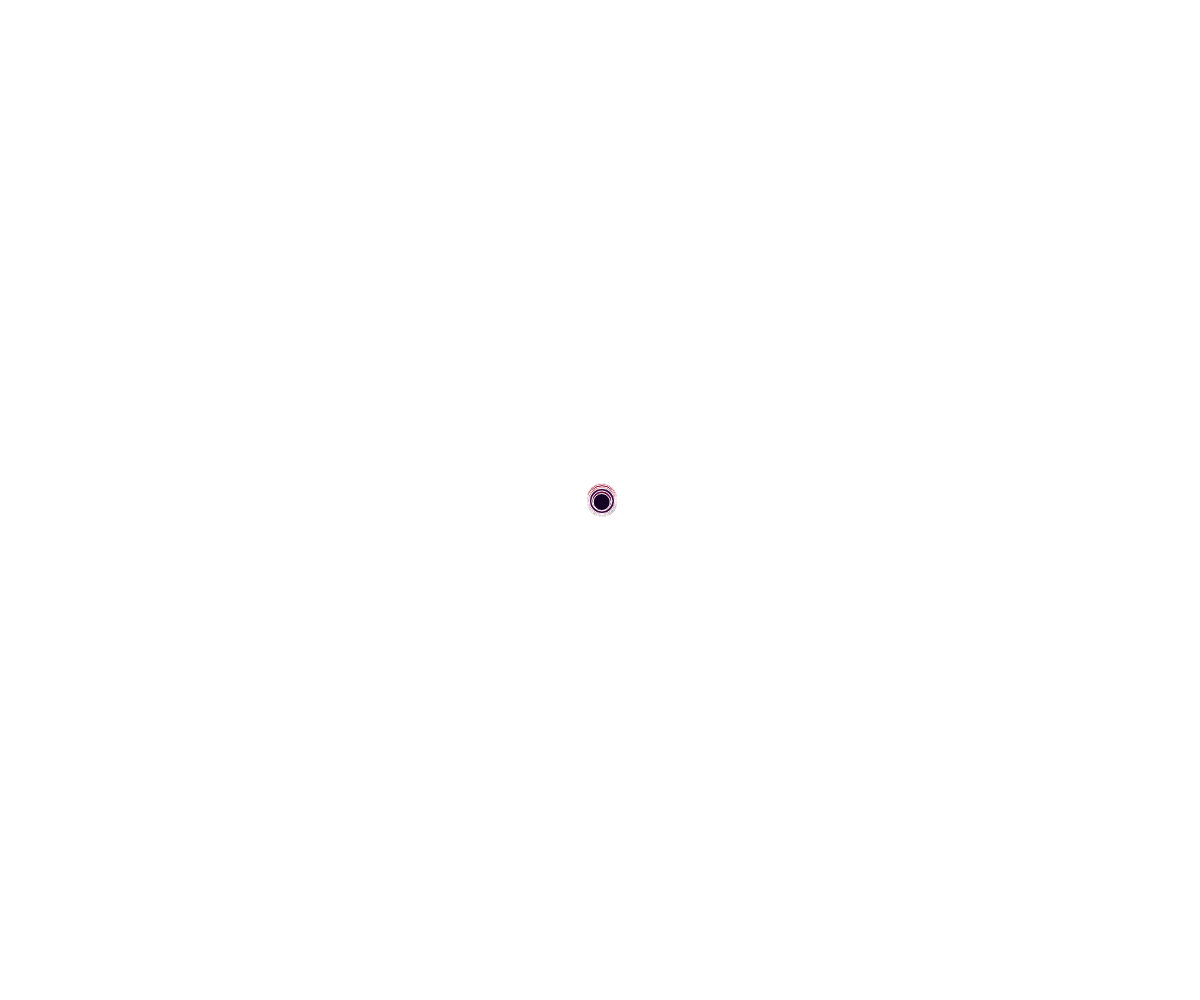
Frame 1 (no input)
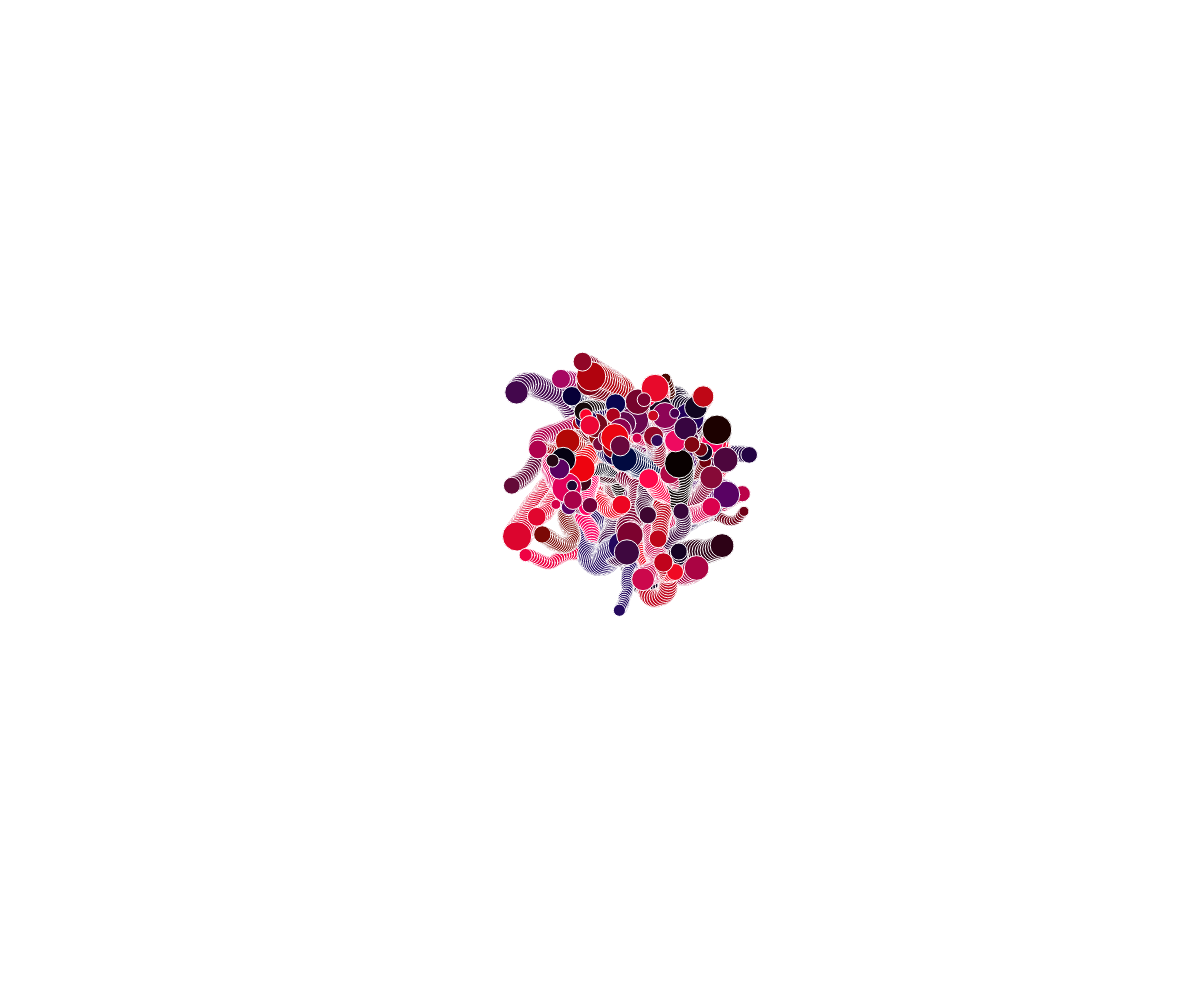
Frame 60 (no input)
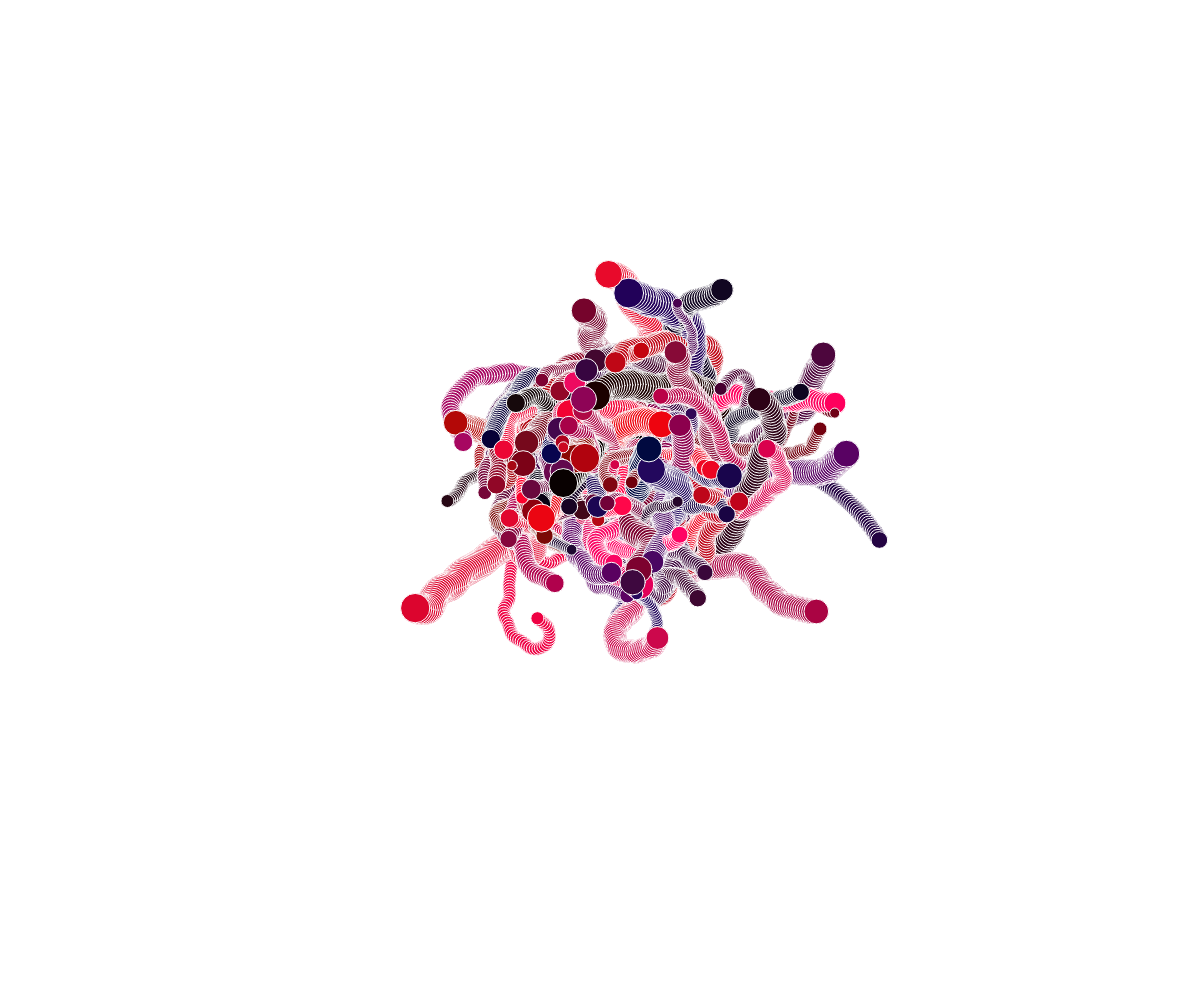
Frame 120 (the mouse pressed at the canvas centre since frame 60)

The p5.js sketch that drew these frames (run headless with seeded random() and noise() and a simulated clock; from frame 60 on, the mouse is pressed at the canvas centre):

// p5.js sketch
// ── sketch.js
let nPelota = 100;
let pelotas = [];
let t = 0;

function setup() {
  createCanvas(windowWidth, windowHeight);
  for (let i= 0; i < nPelota; i++){
    pelotas[i] = new RandomWalker(i); 
  }
}

function draw() {
for (let i= 0; i < nPelota; i++) {
  pelotas [i].update (t);
  pelotas [i].display ();
}

t += 1;
}

//------------------------
//-----------classes------
//-------------------------

//--------- Random Walker----
class RandomWalker {
  constructor (_nombre){
    this.nombre = _nombre;
    this.rojo = random (0, 255);
    this.azul = random (0, 100);
    this.verde = random (0, 10);

    this.t = 0;
    this. tSpeed = random (1);
    this.noiseShift = random (1000);

    this.pos = createVector (width / 2, height / 2);
    this.speed = createVector(random(2,2), random (-2,2));
    this.diametro = random (10, 30);
    print ('hola, soy la pelota' + this.nombre);
    
  }
  update(_t){

    this.speed.rotate(map (noise (this.t + this.noiseShift),0, 1, -0.5, 0.5));
    this.pos.add(this.speed);

    this.t += this. tSpeed;
  }
  display (){
    stroke('rgb(0, 0, 0, 0.2)');
    strokeWeight (1);
    fill (this.rojo, this.verde, this.azul);
    ellipse (this.pos.x, this.pos.y, this.diametro, this.diametro);
  }
}
